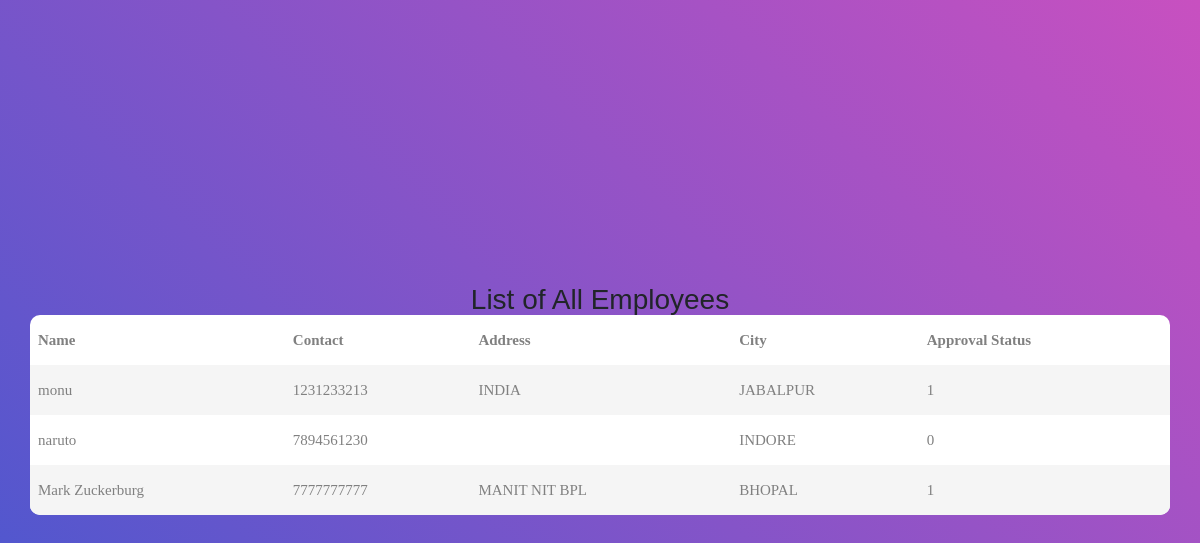
The page /admin/listemp.php (signed in) on the database its author committed.
### tables this page shows
CREATE TABLE `empuserinfo` (
  `username` varchar(200) NOT NULL,
  `password` varchar(200) NOT NULL,
  `vstatus` int(1) NOT NULL DEFAULT '0',
  `pname` varchar(200) NOT NULL,
  `phno` varchar(15) NOT NULL,
  `eml` varchar(100) NOT NULL,
  `address` varchar(200) NOT NULL,
  `city` varchar(100) NOT NULL
);

### admin/listemp.php (the view, shortened to what this page needs)
<?php
require '../dbconfig/config.php';
?>
<!DOCTYPE html>
<html lang="en">
<head>
	<link rel="stylesheet" type="text/css" href="vendor/bootstrap/css/bootstrap.min.css">
	<link rel="stylesheet" type="text/css" href="fonts/font-awesome-4.7.0/css/font-awesome.min.css">
	<link rel="stylesheet" type="text/css" href="vendor/animate/animate.css">
	<link rel="stylesheet" type="text/css" href="vendor/select2/select2.min.css">
	<link rel="stylesheet" type="text/css" href="vendor/perfect-scrollbar/perfect-scrollbar.css">
	<link rel="stylesheet" type="text/css" href="css/utillist.css">
	<link rel="stylesheet" type="text/css" href="css/mainlist.css">
</head>
<body>
	<div class="limiter">
		<div class="container-table100">
			<div class="wrap-table100">
				<div class="table100">
<h3 align="center"> List of All Employees</h3>
					<table>
						<thead>
              <?php
              			$query="SELECT * from empuserinfo ";
              					$query_run=mysqli_query($con,$query);
              					if($query_run)
              					{
              							echo "<table><tr><th>Name</th><th>Contact</th><th>Address</th><th>City</th><th>Approval Status</th></tr>";
              					while($row = mysqli_fetch_array($query_run)){
              						echo "<tr><td>" . $row['pname'] . "</td><td>" . $row['phno'] . "</td><td>" .$row['address'] ."</td><td>" .$row['city'] ."</td><td>" .$row['vstatus'] ."</td></tr>" ;
              				}
              			}
              				else
              					echo "the query was wrong ;)";
               ?>
					</table>
				</div>
			</div>
		</div>
	</div>
</body>
</html>

### admin/css/mainlist.css (style rules this page uses)
* { margin: 0px; padding: 0px; box-sizing: border-box; }
body, html { height: 100%; font-family: sans-serif; }
h1,h2,h3,h4,h5,h6 { margin: 0px; }
.limiter { width: 100%; margin: 0 auto; }
.container-table100 { width: 100%; min-height: 100vh; background: #c850c0; background: -webkit-linear-gradient(45deg, #4158d0, #c850c0); background: -o-linear-gradient(45deg, #4158d0, #c850c0); background: -moz-linear-gradient(45deg, #4158d0, #c850c0); background: linear-gradient(45deg, #4158d0, #c850c0); display: -webkit-box; display: -webkit-flex; display: -moz-box; display: -ms-flexbox; display: flex; align-items: center; justify-content: center; flex-wrap: wrap; padding: 33px 30px; }
.wrap-table100 { width: 1170px; }
table { border-spacing: 1; border-collapse: collapse; background: white; border-radius: 10px; overflow: hidden; width: 100%; margin: 0 auto; position: relative; }
table * { position: relative; }
table td, table th { padding-left: 8px; }
table tbody tr { height: 50px; }
table tbody tr:last-child { border: 0; }
table td, table th { text-align: left; }
tbody tr:nth-child(even) { background-color: #f5f5f5; }
tbody tr { font-family: OpenSans-Regular; font-size: 15px; color: #808080; line-height: 1.2; font-weight: unset; }

### rows shown on the page
empuserinfo: pname "monu", phno "1231233213", address "INDIA", city "JABALPUR", vstatus "1"
empuserinfo: pname "naruto", phno "7894561230", city "INDORE", vstatus "0"
empuserinfo: pname "Mark Zuckerburg", phno "7777777777", address "MANIT NIT BPL", city "BHOPAL", vstatus "1"
